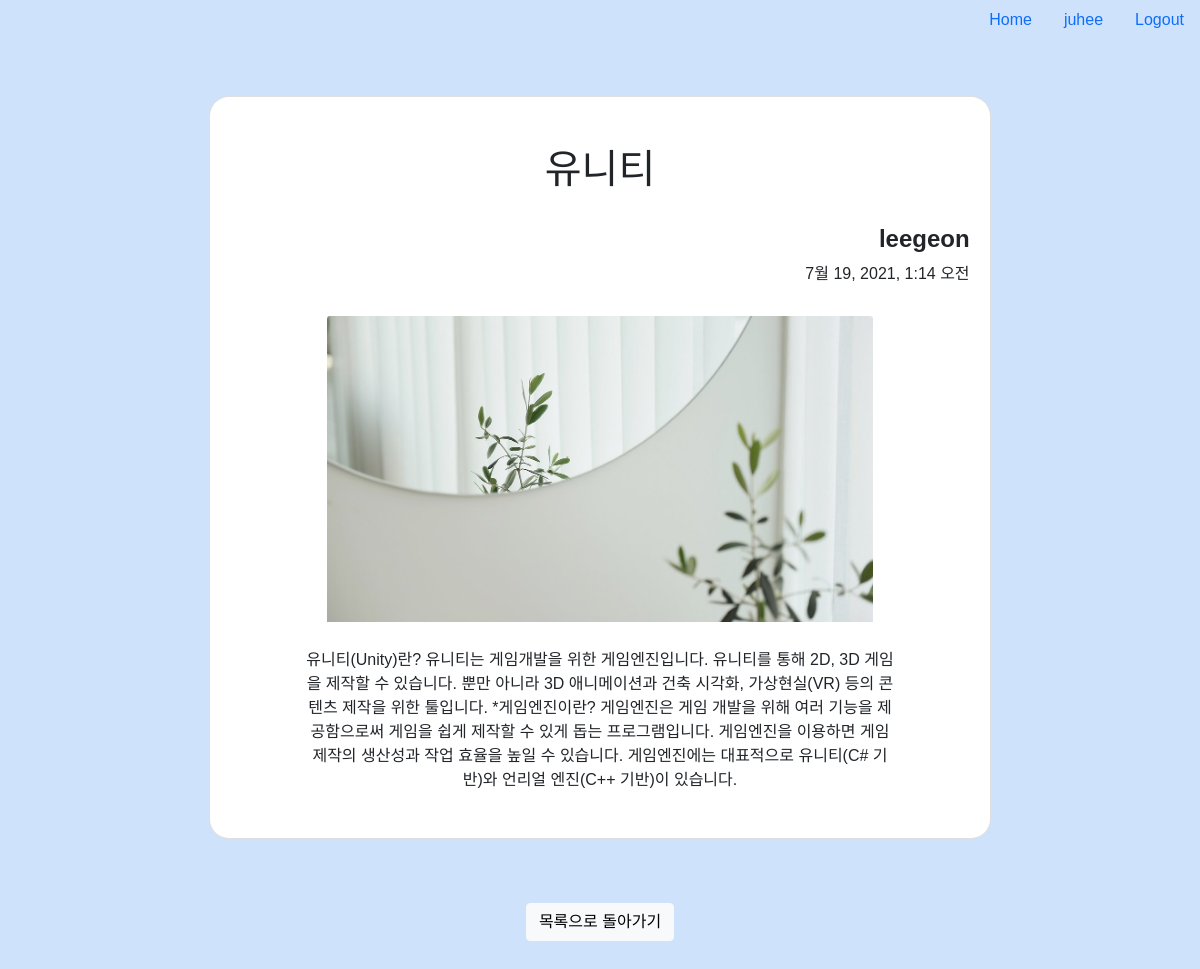
The page /blog/1 (signed in) on the database its author committed.
### account/models.py (models this page shows)
class CustomUser(AbstractUser):
    university=models.CharField(max_length=50)
    def __str__(self):
        return self.username

### blog/models.py (models this page shows, shortened)
class Blog(models.Model):
    title=models.CharField(max_length=200)
    pub_date=models.DateTimeField()
    body=models.TextField()
    image=models.ImageField(upload_to='blog/',blank=True,null=True)  #업로드할 파일 지정
    writer=models.ForeignKey(settings.AUTH_USER_MODEL,on_delete=models.CASCADE)

### blog/views.py (the view)
# urls.py: path('<int:blog_id>', blog.views.detail, name='detail'),
def detail(request, blog_id):
    blog = get_object_or_404(Blog, pk=blog_id)
    return render(request, 'detail.html', {'blog': blog})

### blog/templates/detail.html (shortened to what this page needs)
{%extends 'base.html' %}
{%block content%}
<body>
    <div class="card mb-3" id="main-container">
        <br><br><h1 class="card-title" style="font-family: 'Jeju Gothic', sans-serif;">{{blog.title}}</h1><br>
        <div class="card-sub">
            <strong><h4>{{blog.writer}}</strong></h4>
            {{blog.pub_date}}
        </div>
        <img src="{{blog.image.url}}" class="card-img-top" alt="...">
        <div class="card-body">
          {{blog.body}}
        </div>
      </div>
        <br><br>
        <a href="{%url 'bloglist'%}" class="btn btn-light" style="margin-bottom: 10%; font-family: 'Jeju Gothic', sans-serif;">목록으로 돌아가기</a>
        {%endblock%}

### blogproject/templates/base.html (shortened to what this page needs)
<!DOCTYPE html>
<link href="https://cdn.jsdelivr.net/npm/bootstrap@5.0.2/dist/css/bootstrap.min.css" rel="stylesheet">
<html lang='en'>
    <head>
      <link href="https://cdn.jsdelivr.net/npm/bootstrap@5.0.0-beta3/dist/css/bootstrap.min.css" rel="stylesheet">
    </head>
<body style="background: #cee2fc;">
  <ul class="nav justify-content-end">
    <li class="nav-item">
      <a class="nav-link active" aria-current="page" style="font-family: 'Jeju Gothic', sans-serif;" href="{%url 'home' %}">Home</a>
    </li>
    {%if user.is_authenticated %}
    <li class="nav-item">
      <a class="nav-link active" aria-current="page" style="font-family: 'Jeju Gothic', sans-serif;" href="">{{user.username}}</a>
    </li>
    <li class="nav-item">
      <a class="nav-link active" aria-current="page" style="font-family: 'Jeju Gothic', sans-serif;" href="{%url 'logout' %}">Logout</a>
    </li>
    {%endif%}
  </ul>
  <div class="container">
  {% block content%}
  {%endblock%}
  </div>
</body>
</html>

### blogproject/templates/base.html (style rules this page uses)
body { margin:0 auto; text-align: center; }
.container { justify-content: center; }
* { margin: 0; padding: 0; }
a { color: #ecf0f1; text-decoration: none; }

### blog/templates/detail.html (style rules this page uses)
#main-container { margin-top:5%; width: 70%; margin-left: auto; margin-right: auto; border-radius: 20px; }
.card-img-top { margin-top:30px; margin-bottom: 10px; width:70%; margin-left: auto; margin-right: auto; }
.card-sub { text-align: right; margin-right:20px; font-family: 'Jeju Gothic', sans-serif; }
.card-body { width:80%; margin-left: auto; margin-right: auto; margin-bottom:30px; font-family: 'Jeju Gothic', sans-serif; }

### rows shown on the page
CustomUser: username "juhee"
Blog: title "유니티", writer "leegeon", pub_date "7월 19, 2021, 1:14 오전", image (picture), body "유니티(Unity)란? 유니티는 게임개발을 위한 게임엔진입니다. 유니티를 통해 2D, 3D 게임을 제작할 수 있습니다. 뿐만 아니라 3D 애니메이션과 건축 시각화, 가상현실(VR) 등의 콘텐츠 제작을 위한 툴입니다. *게임엔진이란? 게임엔진은 게임 개발을 위해 여러 기능을 제공함으로써 게임을 쉽게 제작할 수 있게 돕는 프로그램입니다. 게임엔진을 이용하면 게임제작의 생산성과 작업 효율을 높일 수 있습니다. 게임엔진에는 대표적으로 유니티(C# 기반)와 언리얼 엔진(C++ 기반)이 있습니다."
